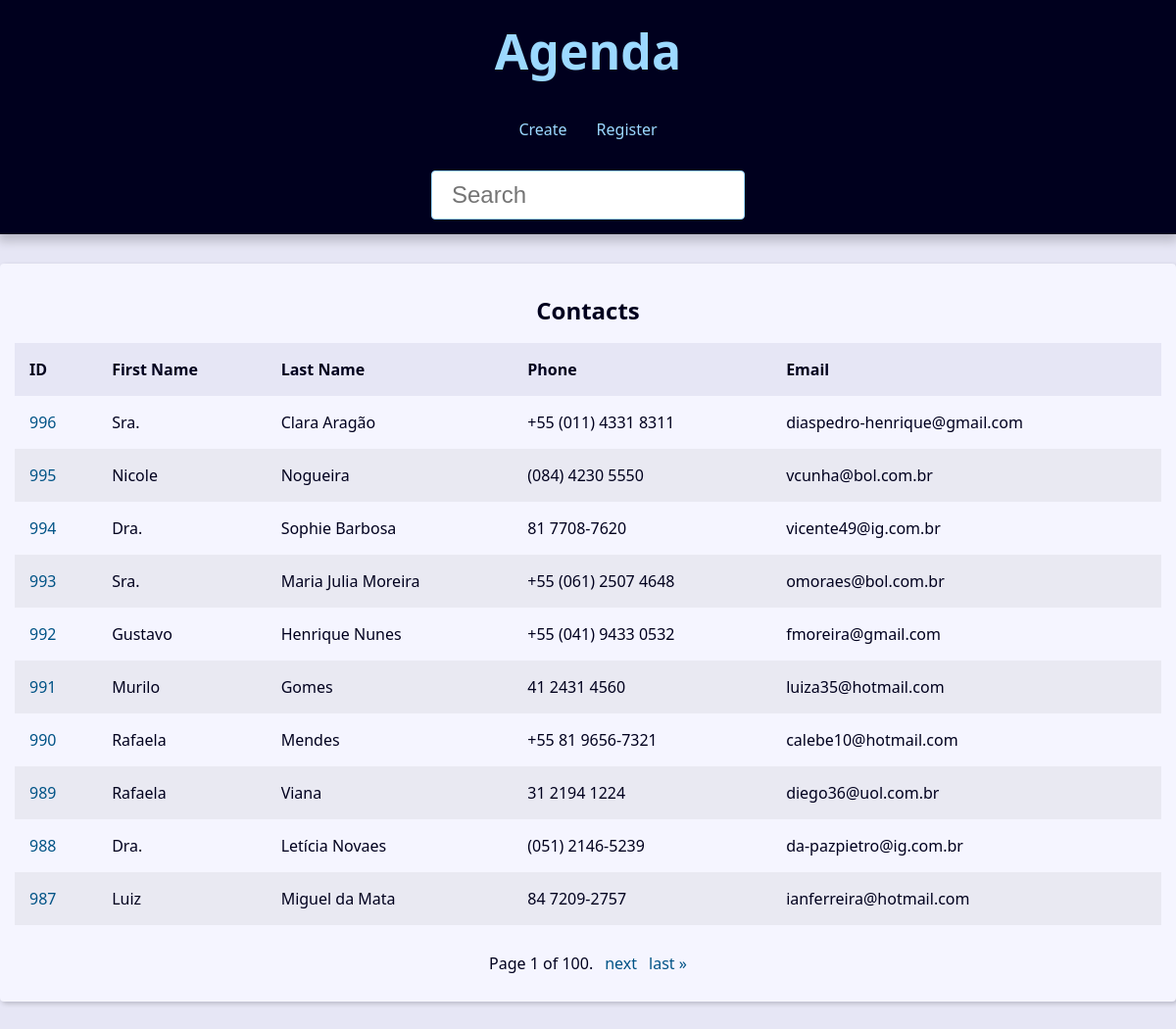
The app's page /, older data.
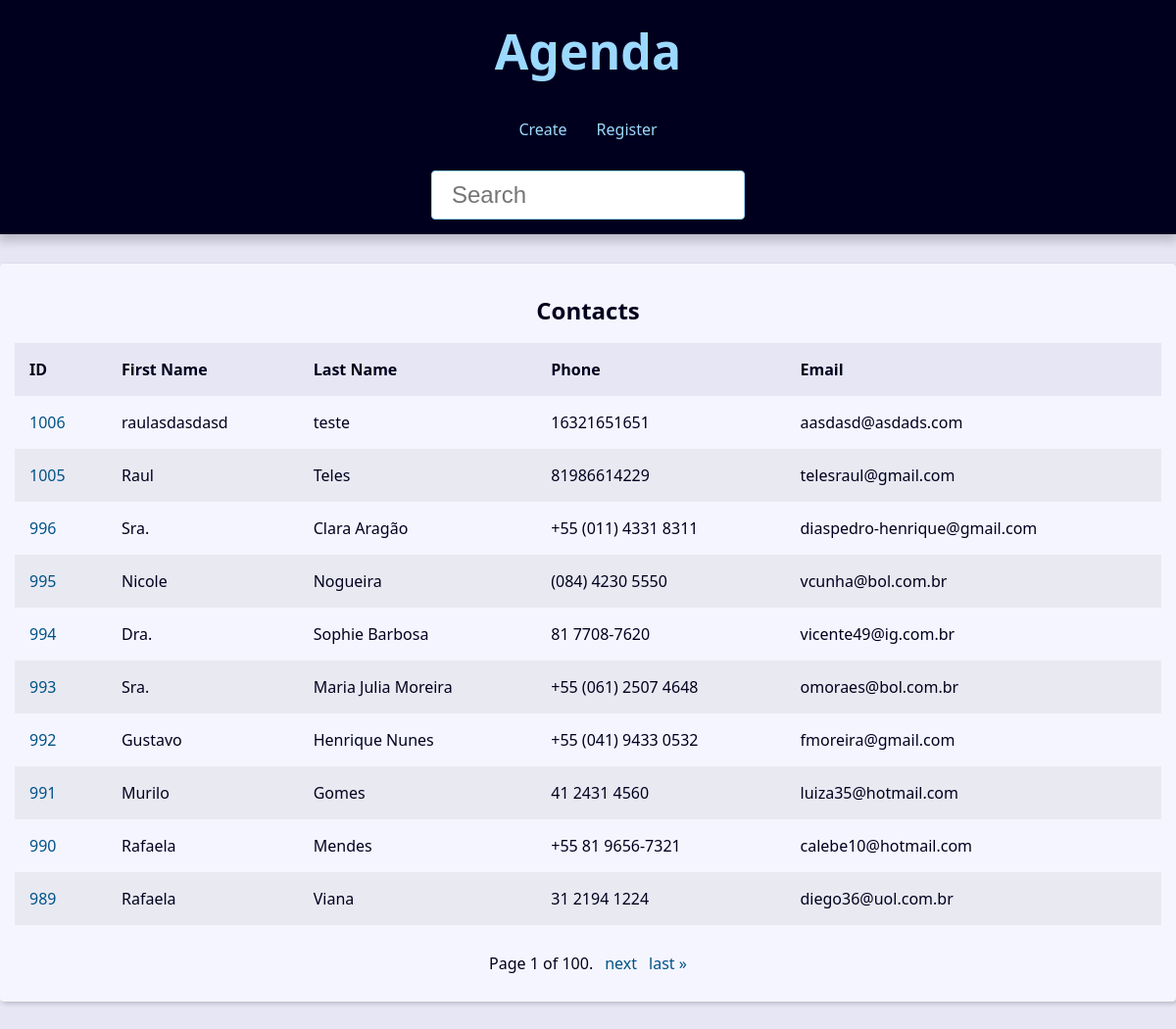
The same page, newer data.
### contact/models.py (models this page shows, shortened)
class contact(models.Model):
    first_name = models.CharField(max_length=20)
    last_name = models.CharField(max_length=20)
    phone = models.CharField(max_length=15,verbose_name='Telefone')
    email = models.EmailField(max_length=254, blank=True)
    created_date = models.DateTimeField(default=timezone.now)
    description = models.TextField(blank=True)
    show = models.BooleanField(default=True)
    picture = models.ImageField(blank=True, upload_to='pictures/%Y/%m/')
    category = models.ForeignKey(Category, on_delete=models.SET_NULL,blank=True, null=True)
    owner = models.ForeignKey(User, on_delete=models.SET_NULL,blank=True, null=True)

### contact/views/contact_views.py (the view)
# urls.py: path('', views.index, name='index'),
def index(request):
    contacts = contact.objects.filter(show=True).order_by('-id')
    paginator = Paginator(contacts,10)
    page_number = request.GET.get("page")
    page_obj = paginator.get_page(page_number)
    context = {
        'page_obj' : page_obj,
        'site_nome' : 'Contatos - '
    }
    return render(request,
                'contact/index.html',
                context,
                )

### contact/templates/contact/index.html (shortened to what this page needs)
{% extends "base.html" %}
{% block content %}
{% if page_obj %}
    <div class="responsive-table">
            <table class="contacts-table">
                <caption class="table-caption">
                    Contacts
                </caption>
                <thead>
                    <tr class="table-row table-row-header">
                        <th class="table-header">ID</th>
                        <th class="table-header">First Name</th>
                        <th class="table-header">Last Name</th>
                        <th class="table-header">Phone</th>
                        <th class="table-header">Email</th>
                    </tr>
                </thead>
                <tbody>
                    {% for contact in page_obj %}
                        <tr class="table-row">
                            <td class="table-cel">
                            <a href="{% url 'contact:contatos' contact.id %}" class="table-link">
                                {{contact.id}}
                            </a>
                            </td>
                            <td class="table-cel">
                                {{contact.first_name}}
                            </td>
                            <td class="table-cel">
                                {{contact.last_name}}
                            </td>
                            <td class="table-cel">
                                {{contact.phone}}
                            </td>
                            <td class="table-cel">
                                {{contact.email}}
                            </td>
                        </tr>
                    {% endfor %}
                </tbody>
            </table>
        </div>
{% else %}
<div class="sigle-contact">
    <h1 class="single-contact-name">
        Nenhum contato encontrado!
    </h1>
</div>
{% endif %}
{% endblock content %}

### base/base.html
<!DOCTYPE html>
<html lang="pt-BR">
<head>
    {% include "global/partials/_head.html" %}
</head>
<body>
    {% include "global/partials/_header.html" %}
    <main class="content">
        {% block content %}
        {% endblock content %}
        {% include "global/partials/_pagination.html" %}
    </main>
</body>
</html>

### base/global/partials/_head.html (shortened to what this page needs)
{% load static %}
<link rel="stylesheet" href="{% static "css/style.css" %}">

### base/global/partials/_header.html
<header class="header">
    <h1 class="header-heading">
        <a href="{% url "contact:index" %}" class="header-link">
            Agenda
        </a>
    </h1>
    <nav class="menu">
        <ul class="menu-list">
            <li class="menu-item">
                <a href="{% url "contact:create" %}" class="menu-link">
                    Create
                </a>
            </li>
            <li class="menu-item">
                <a href="{% url "contact:index" %}" class="menu-link">
                    Register
                </a>
            </li>
        </ul>
    </nav>
    <div class="search">
        <form action="{% url "contact:search" %}" method="GET">
            <input type="text" class="search-input" placeholder="Search" id="search" name="q"
            value="{{request.GET.q.strip}}">
        </form>
    </div>
</header>

### base/global/partials/_pagination.html (shortened to what this page needs)
{% if page_obj %}
    <div class="pagination">
        <span class="step-links">
            <span class="current">
                Page {{ page_obj.number }} of {{ page_obj.paginator.num_pages }}.
            </span>
            {% if page_obj.has_next %}
                <a href="?page={{ page_obj.next_page_number }}&q={{request.GET.q.strip}}">next</a>
                <a href="?page={{ page_obj.paginator.num_pages }}&q={{request.GET.q.strip}}">last &raquo;</a>
            {% endif %}
        </span>
    </div>
{% endif %}

### base/static/global/css/style.css (style rules this page uses)
:root { --spacing: 1.5rem; --link-dark-color: rgb(0, 83, 134); --link-light-color: rgb(156, 217, 255); --clr-white: rgb(245, 245, 255); --clr-black: rgb(0, 0, 30); --clr-light-gray: rgb(230, 230, 245); --clr-dark-shadow-5: rgba(0, 0, 10, 5%); --clr-dark-shadow-10: rgba(0, 0, 10, 10%); --clr-dark-shadow-20: rgba(0, 0, 10, 20%); --clr-light-shadow-5: rgba(200, 200, 255, 5%); --clr-light-shadow-10: rgba(200, 200, 255, 10%); --clr-light-shadow-20: rgba(200, 200, 255, 20%); --main-page-width: 120rem; --table-min-width: 60rem; --biggest-font-size: 5rem; --bigger-font-size: 4rem; --big-font-size: 3.2rem; --medium-font-size: 2.4rem; --small-font-size: 1.6rem; --smaller-font-size: 1.4rem; --smallest-font-size: 1.2rem; --transition-fast: 300ms; --transition-medium: 600ms; --transition-slow: 1s; --default-border-radius: 4px; }
*, *::before, *::after { margin: 0; padding: 0; box-sizing: border-box; }
html { font-size: 62.5%; }
body { font-family: system-ui, -apple-system, BlinkMacSystemFont, 'Segoe UI', Roboto, Oxygen, Ubuntu, Cantarell, 'Open Sans', 'Helvetica Neue', sans-serif; line-height: 1.5; font-size: var(--small-font-size); color: var(--clr-black); -webkit-font-smoothing: antialiased; background: var(--clr-light-gray); }
.header { background: var(--clr-black); padding: var(--spacing); box-shadow: 0 5px 10px 2px var(--clr-dark-shadow-20); z-index: 1; position: relative; }
.header-heading { font-size: var(--biggest-font-size); text-align: center; }
.header-link { color: var(--link-light-color); text-decoration: none; transition: filter var(--transition-fast) ease-in-out; }
.menu { margin: var(--spacing); }
.menu-list { list-style: none; display: flex; justify-content: center; flex-flow: row wrap; }
.menu-link { display: block; padding: var(--spacing); color: var(--link-light-color); text-decoration: none; transition: background-color var(--transition-fast) ease-in-out; border-radius: var(--default-border-radius); }
.content { max-width: var(--main-page-width); margin: calc(var(--spacing) * 2) auto; padding: var(--spacing); background: var(--clr-white); box-shadow: 2px 2px 5px var(--clr-dark-shadow-20); border-radius: var(--default-border-radius); }
.responsive-table { width: 100%; overflow-x: auto; }
.contacts-table { width: 100%; min-width: var(--table-min-width); border-collapse: collapse; }
.table-caption { font-size: var(--medium-font-size); font-weight: bold; padding: var(--spacing); }
.table-row { text-align: left; text-overflow: ellipsis; transition: background-color var(--transition-fast) ease-in-out; }
.table-row:nth-of-type(2n) { background: var(--clr-dark-shadow-5); }
.table-row-header { background: var(--clr-light-gray); color: var(--clr-black); }
.table-cel, .table-header { padding: var(--spacing); }
.table-link { color: var(--link-dark-color); transition: color var(--transition-fast) ease-in-out; text-decoration: none; }
.pagination { margin-top: var(--spacing); display: flex; justify-content: center; padding: calc(var(--spacing) * 0.8); font-size: var(--small-font-size); }
.pagination .step-links { display: flex; gap: calc(var(--spacing) * 0.8); }
.pagination .step-links a { color: var(--link-dark-color); transition: color var(--transition-fast) ease-in-out; text-decoration: none; display: block; }
.search { display: flex; justify-content: center; }
.search-input { font-size: var(--medium-font-size); padding: 1rem 2rem; width: 100%; max-width: 32rem; border-radius: var(--default-border-radius); border: 1px solid var(--link-light-color); }

Row changes from the older to the newer data that the page shows:
no longer on this page (row unchanged): contact: id "988", first_name "Dra.", last_name "Letícia Novaes", phone "(051) 2146-5239", email "da-pazpietro@ig.com.br"
no longer on this page (row unchanged): contact: id "987", first_name "Luiz", last_name "Miguel da Mata", phone "84 7209-2757", email "ianferreira@hotmail.com"
added contact: id "1006", first_name "raulasdasdasd", last_name "teste", phone "16321651651", email "aasdasd@asdads.com"
added contact: id "1005", first_name "Raul", last_name "Teles", phone "81986614229", email "telesraul@gmail.com"
